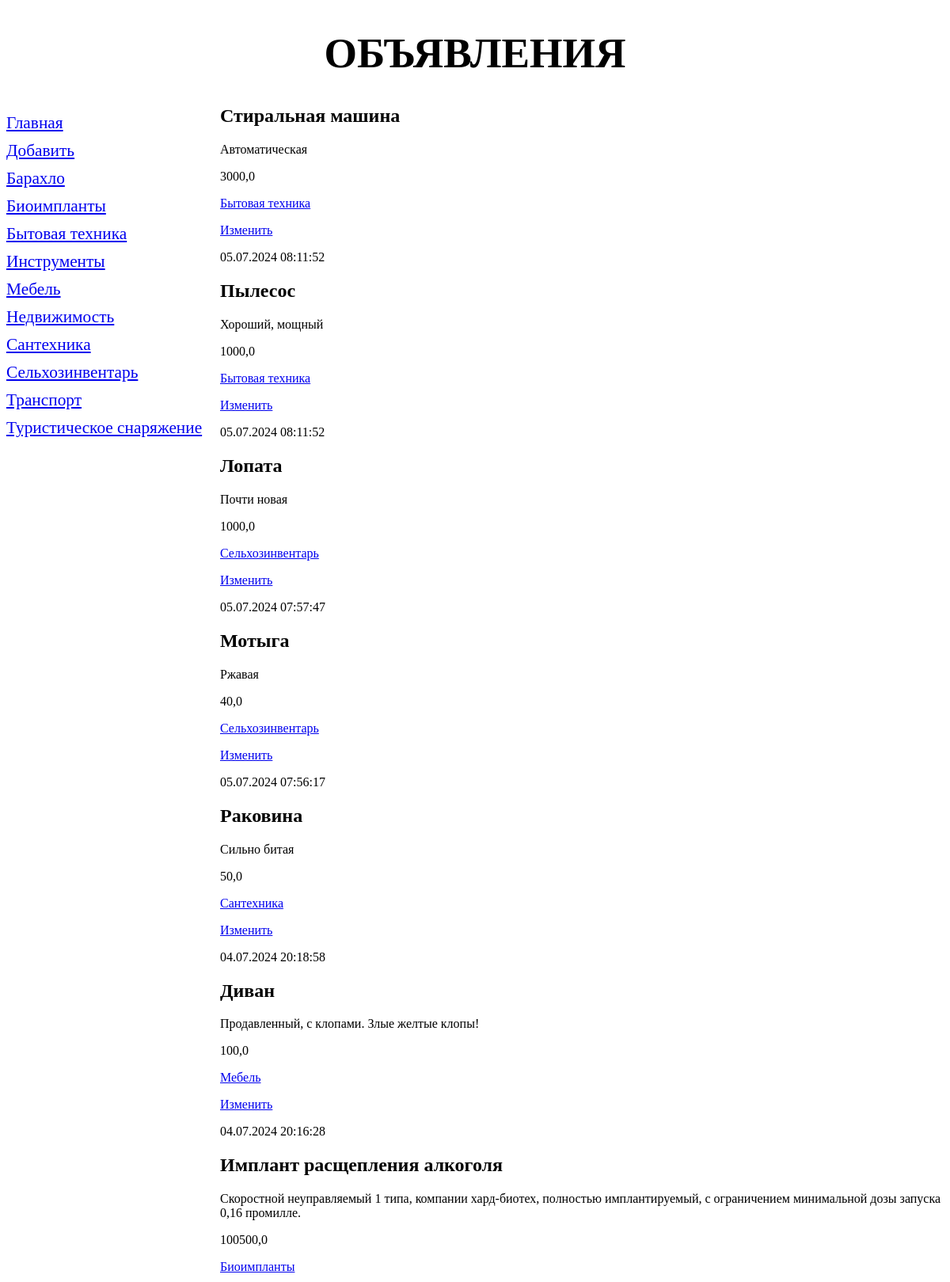
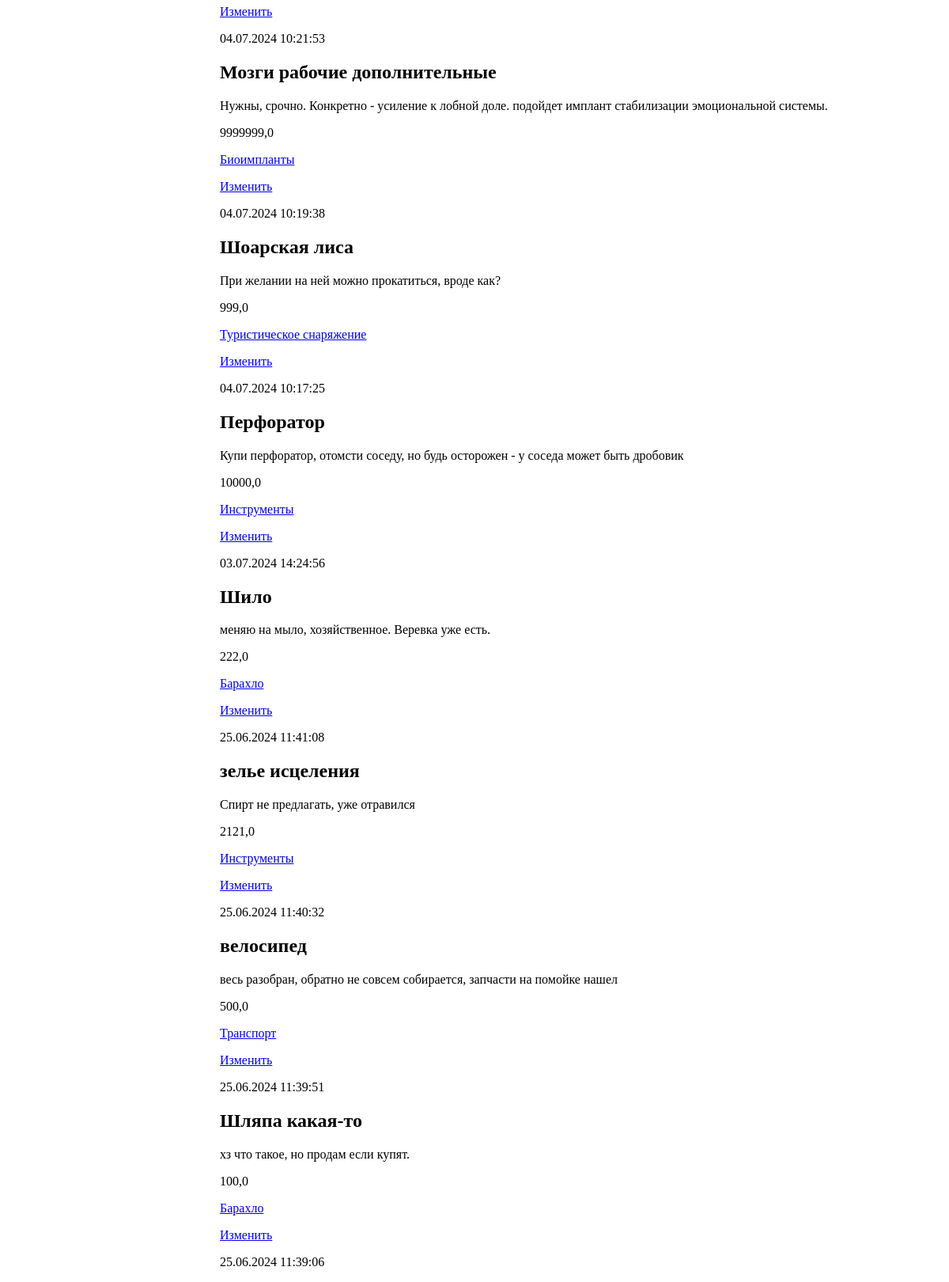
/bboard/, run on the app's committed database (2 pictures, top to bottom).
### bboard/models.py (models this page shows, shortened)
class Rubric (models .Model) :
    name = models.CharField(max_length=20, db_index=True,  verbose_name='Название рубрики')
    class Meta:
        verbose_name_plural = 'Рубрики'
        verbose_name = 'Рубрика'
        ordering = ['name']

class Bb(models.Model):
    BUY = 'b'
    SELL = 's'
    EXCHANGE = 'c'
    KINDS = (
        (None, 'Выберите тип публикуемого объявления'),
        ('Купля-продажа', (
            (BUY, 'Куплю'),
            (SELL, 'Продам'),
        )),
        ('Обмен', (
            (EXCHANGE, 'Обменяю'),
        ))
    )
    """
    class Kinds(models.TextChoices):
        BUY = 'b', 'Куплю'
        SELL = 's', 'Продам'
        EXCHANGE = 'c', 'Обменяю'
        RENT = 'r'
        __empty__ = 'Выберите тип публикуемого объявления'

    kind = models.CharField(max_length=1, choices=Kinds.choices, default=Kinds.SELL)


    class Kinds(models.IntegerChoices):
        BUY = 1, 'Куплю'
        SELL = 2, 'Продам'
        EXCHANGE = 3, 'Обменяю'
        RENT = 4

    kind = models.SmallIntegerField(choices=Kinds.choices, default=Kinds.SELL)
    """
    kind = models.CharField(max_length=1, choices=KINDS, blank=True)
    rubric = models.ForeignKey('Rubric', null=True, on_delete=models.PROTECT, verbose_name='Рубрика')
    title = models.CharField(max_length=50, verbose_name='Товар')
    content = models.TextField(**NULLABLE, verbose_name='Описание')
    price = models.FloatField(**NULLABLE, verbose_name='Цена')
    published = models.DateTimeField(auto_now_add=True, db_index=True, verbose_name='Опубликовано')
    class Meta:
        verbose_name_plural = 'Объявления'
        verbose_name = 'Объявление'
        ordering = ['-published']

### bboard/views.py (the view)
# urls.py: path('', index, name='index'),
def index(request):
    template = loader.get_template('bboard/index.html')
    bbs = Bb.objects.all()
    rubrics = Rubric.objects.all()
    context = {'bbs': bbs, 'rubrics': rubrics}
    return render(request, 'bboard/index.html', context)

### bboard/templates/bboard/index.html
{% extends "layout/basic.html" %}
{% block content %}
{% for bb in bbs %}
<div>
    <h2>{{ bb.title }}</h2>
    <p>{{ bb.content }}</p>
    <p>{{ bb.price }}</p>
    <p><a href="{% url 'by_rubric' bb.rubric.pk %}">
        {{ bb.rubric.name }}</a></p>
    <p><a href="{% url 'update' bb.pk %}">Изменить </a></p>
        <p>{{ bb.published|date:"d.m.Y H:i:s" }}</p>
</div>
{% endfor %}
{% endblock %}

### bboard/templates/layout/basic.html (shortened to what this page needs)
{% load static %}
<!DOCTYPE html>
<html>
<head>
    <link rel="stylesheet" type="text/css" href="{% static 'bboard/style.css' %}">
</head>
<body>
<header>
    <h1>Объявления</h1>
</header>
<nav>
    <a href="{% url 'index' %}">Главная</a>
    <a href="{% url 'add' %}">Добавить</a>
    {% for rubric in rubrics %}
    <a href="{% url 'by_rubric' rubric.pk %}">{{ rubric.name }}</a>
    {% endfor %}
</nav>
<main>
    {% block content %}
    {% endblock %}
</main>
</body>
</html>

### bboard/static/bboard/style.css (style rules this page uses)
header h1 { font-size: 40pt; text-transform: uppercase; text-align: center; background: url("bg.jpg") left / auto 100% no-repeat; }
nav { font-size: 16pt; width: 250px; float: left; }
nav a { display: block; margin: 10px 0px; }
main { margin-left: 270px; }

### data on the page
Rubric: name "Барахло"
Rubric: name "Биоимпланты"
Rubric: name "Бытовая техника"
Rubric: name "Инструменты"
Rubric: name "Мебель"
Rubric: name "Недвижимость"
Rubric: name "Сантехника"
Rubric: name "Сельхозинвентарь"
Rubric: name "Транспорт"
Rubric: name "Туристическое снаряжение"
Bb: title "Стиральная машина", content "Автоматическая", price "3000,0", rubric.name "Бытовая техника", published "05.07.2024 08:11:52"
Bb: title "Пылесос", content "Хороший, мощный", price "1000,0", rubric.name "Бытовая техника", published "05.07.2024 08:11:52"
Bb: title "Лопата", content "Почти новая", price "1000,0", rubric.name "Сельхозинвентарь", published "05.07.2024 07:57:47"
Bb: title "Мотыга", content "Ржавая", price "40,0", rubric.name "Сельхозинвентарь", published "05.07.2024 07:56:17"
Bb: title "Раковина", content "Сильно битая", price "50,0", rubric.name "Сантехника", published "04.07.2024 20:18:58"
Bb: title "Диван", content "Продавленный, с клопами. Злые желтые клопы!", price "100,0", rubric.name "Мебель", published "04.07.2024 20:16:28"
Bb: title "Имплант расщепления алкоголя", content "Скоростной неуправляемый 1 типа, компании хард-биотех, полностью имплантируемый, с ограничением минимальной дозы запуска 0,16 промилле.", price "100500,0", rubric.name "Биоимпланты", published "04.07.2024 10:21:53"
Bb: title "Мозги рабочие дополнительные", content "Нужны, срочно. Конкретно - усиление к лобной доле. подойдет имплант стабилизации эмоциональной системы.", price "9999999,0", rubric.name "Биоимпланты", published "04.07.2024 10:19:38"
Bb: title "Шоарская лиса", content "При желании на ней можно прокатиться, вроде как?", price "999,0", rubric.name "Туристическое снаряжение", published "04.07.2024 10:17:25"
Bb: title "Перфоратор", content "Купи перфоратор, отомсти соседу, но будь осторожен - у соседа может быть дробовик", price "10000,0", rubric.name "Инструменты", published "03.07.2024 14:24:56"
Bb: title "Шило", content "меняю на мыло, хозяйственное. Веревка уже есть.", price "222,0", rubric.name "Барахло", published "25.06.2024 11:41:08"
Bb: title "зелье исцеления", content "Спирт не предлагать, уже отравился", price "2121,0", rubric.name "Инструменты", published "25.06.2024 11:40:32"
Bb: title "велосипед", content "весь разобран, обратно не совсем собирается, запчасти на помойке нашел", price "500,0", rubric.name "Транспорт", published "25.06.2024 11:39:51"
Bb: title "Шляпа какая-то", content "хз что такое, но продам если купят.", price "100,0", rubric.name "Барахло", published "25.06.2024 11:39:06"
